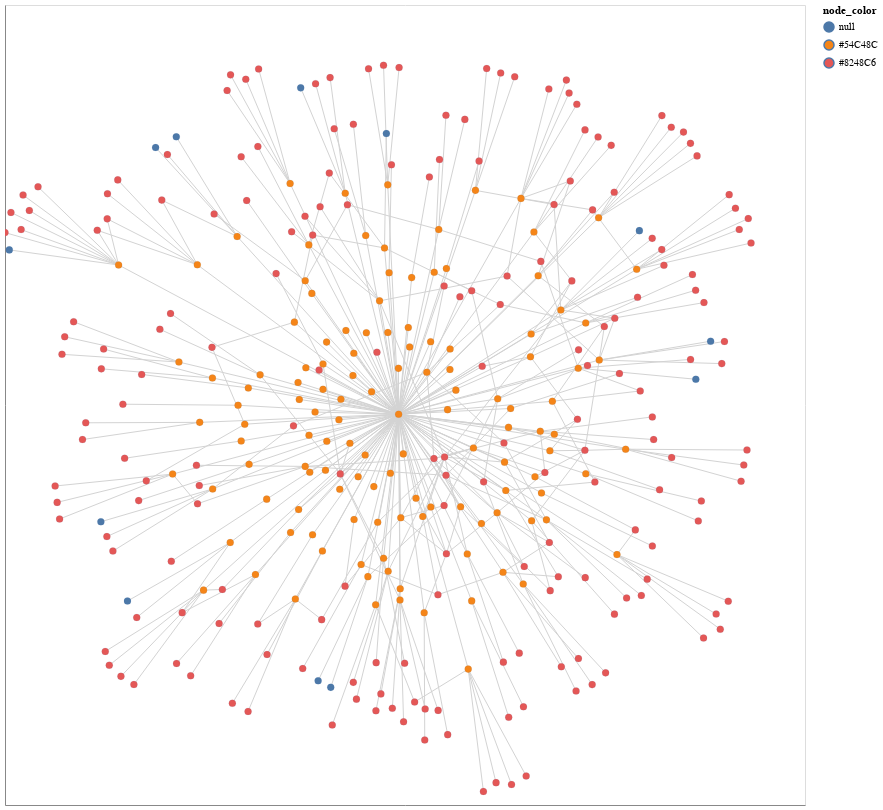

Notebook source saved alongside this figure:
### Code cell
# Generate a graph from the co-authors and their affiliations
G = nx.Graph()

for index, row in rf.iterrows():
    G.add_node(row['orcid'], name=row['full_name'], node_color='#54C48C', type='researcher')

for index, row in of2.iterrows():
    G.add_node(row['wikidata'], name=row['name'], node_color='#8248C6', type='organisation')

# Convert from and to for researcher relationships into ORCID IDs (to map the node labels)
def force_pid(n):
    n['from'] = n['from'].split('/')[-1]
    n['to'] = n['to'].split('/')[-1]
    return n

json = map(force_pid, r.json()[0]['relationships']['researcher-researcher'])
ef = pd.DataFrame(json, columns=['from', 'to'])

json = map(force_pid, r.json()[0]['relationships']['researcher-organisation'])
eo = pd.DataFrame(json, columns=['from', 'to'])

G.add_edges_from(ef.to_numpy())
G.add_edges_from(eo.to_numpy())
    
# Compute positions for viz.
pos = nx.spring_layout(G)

options = {
    "font_size": 12,
    "node_size": 50,
    "edge_color": "lightgray",
    "linewidths": 0.1,
    "width": 1
}

# Show information about the graph
print(nx.info(G))
print("Network density:", nx.density(G))

# export graph to a gephi file
nx.write_gexf(G, "affiliationss.gexf")

# Draw the graph using altair
viz = nxa.draw_networkx(G, pos=pos, node_tooltip='name', node_color='node_color', **options).properties(width=800, height=800)
viz.interactive()

### Figure 1 — Vega-Lite specification as saved in the notebook (floating-point values rounded to 4 significant figures; data arrays with more than 128 entries replaced by an {"elided": "..."} marker saying what was removed)
{"config": {"view": {"continuousWidth": 400, "continuousHeight": 300}}, "layer": [{"data": {"name": "data-49aea3f9150462abf61babcec70fac1b"}, "mark": {"type": "line", "color": "lightgray", "opacity": 1, "strokeWidth": 1}, "encoding": {"detail": {"type": "quantitative", "field": "edge"}, "x": {"type": "quantitative", "axis": {"grid": false, "labels": false, "ticks": false, "title": ""}, "field": "x"}, "y": {"type": "quantitative", "axis": {"grid": false, "labels": false, "ticks": false, "title": ""}, "field": "y"}}, "selection": {"selector002": {"type": "interval", "bind": "scales", "encodings": ["x", "y"]}}}, {"data": {"name": "data-b343de567e9a8be4a9b1172057c12c6f"}, "mark": {"type": "point", "opacity": 1, "size": 50, "strokeWidth": 0.1}, "encoding": {"fill": {"type": "nominal", "field": "node_color"}, "tooltip": {"type": "nominal", "field": "name"}, "x": {"type": "quantitative", "axis": {"grid": false, "labels": false, "ticks": false}, "field": "x"}, "y": {"type": "quantitative", "axis": {"grid": false, "labels": false, "ticks": false}, "field": "y"}}}], "height": 800, "width": 800, "$schema": "https://vega.github.io/schema/vega-lite/v4.8.1.json", "datasets": {"data-49aea3f9150462abf61babcec70fac1b": {"elided": "838 records"}, "data-b343de567e9a8be4a9b1172057c12c6f": {"elided": "334 records"}}}
